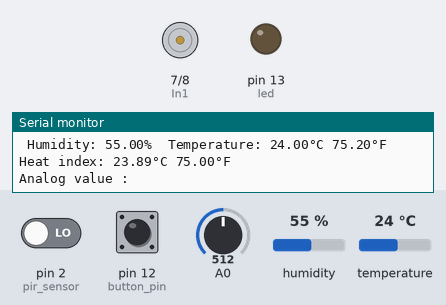
Recording of a sketch running on a simulated Arduino Uno, built with avr-gcc and run on an emulated ATmega328P. Parts: motor-driver pin pairs drawn as motors (green arrow = first pin HIGH = forward, orange = second pin HIGH = backward, longer = more drive, scaled by the enable pin), output pins drawn as LEDs (lit = HIGH), the last lines printed to the serial monitor. The inputs (shaded band) are chosen by the test bench; at power-on: pin 12 (button_pin) LOW, temperature 24 °C, A0 = 512, humidity 55 %, pin 2 (pir_sensor) LOW.

Above: at 1.2 s.
1.3 s: pin 12 (button_pin) pulled HIGH for 1 s
At 2.8 s:
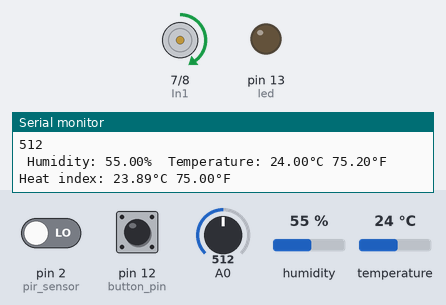
4.8 s: temperature set to 33 °C
10.9 s: pin 12 (button_pin) pulled HIGH for 0.15 s
At 12.1 s:
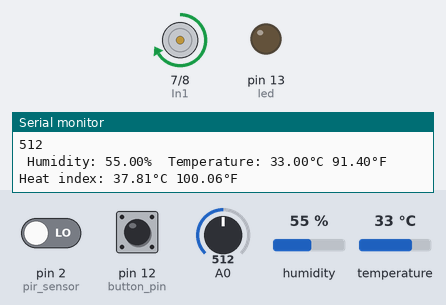
12.5 s: A0 set to 105
18.6 s: A0 set to 90
24.7 s: humidity set to 22 %
Timing chart, 0 to 27.7 s (numbered marks = the images above; inputs shaded):
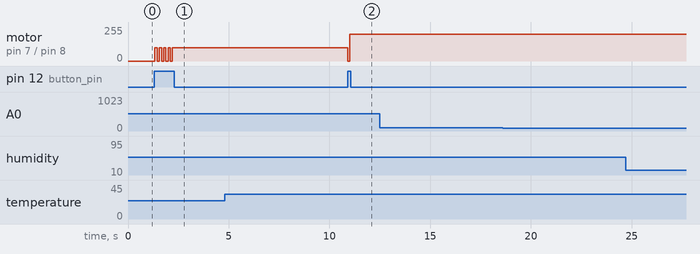

The sketch:

SmartOffice2.ino
```cpp
#include "DHT.h"
#define DHTPIN 4
#define DHTTYPE DHT11   // DHT 11
#define button_pin 12

int led = 13;                // the pin that the LED is atteched to
int pir_sensor = 2;              // the pin that the pir sensor is atteched to
int state = LOW;             // by default, no motion detected
int val = 0;                 // variable to store the sensor status (value)
int stanje = 0;
int blue = 10;
int green = 11;

int In1 = 7;
int In2=8;
int ENA=5;
int SPEED = 100;
int value;
int button_stanje = 0;
int button_value=0;

DHT dht(DHTPIN, DHTTYPE);

void setup() {
  Serial.begin(9600);
  Serial.println(F("DHT11 test!"));
  pinMode(In1, OUTPUT);
  pinMode(In2, OUTPUT);
  pinMode (ENA, OUTPUT);
  pinMode(led, OUTPUT);      // initalize LED as an output
  pinMode(pir_sensor, INPUT);    // initialize sensor as an input
  dht.begin();
}

void loop () {

float h = dht.readHumidity();        // read humidity
float t = dht.readTemperature();     // read temperature
float f = dht.readTemperature(true);

if (isnan(h) || isnan(t) || isnan(f)) {
    Serial.println(F("Failed to read from DHT sensor!"));
    return;
}

float hif = dht.computeHeatIndex(f, h);
float hic = dht.computeHeatIndex(t, h, false);

Serial.print(F(" Humidity: "));
Serial.print(h);
Serial.print(F("%  Temperature: "));
Serial.print(t);
Serial.print(F("°C "));
Serial.print(f);
Serial.print(F("°F  Heat index: "));
Serial.print(hic);
Serial.print(F("°C "));
Serial.print(hif);
Serial.println(F("°F"));

button_value = digitalRead(button_pin);
if(button_value== HIGH && button_stanje == 0) {
if (t > 30)
{
  digitalWrite(In1, HIGH);
  analogWrite(ENA, 200);
}
else if (t<15){
        digitalWrite(In1, LOW);
        analogWrite(ENA, 0);
        digitalWrite(blue, HIGH);
        digitalWrite(green, LOW);
  }
else
{
     digitalWrite(In1, HIGH);
     analogWrite(ENA, 100);
     digitalWrite(green, HIGH);
     digitalWrite(blue, LOW);
     // digitalWrite(red, LOW);
}
button_stanje = 1;
}
else if (button_value == HIGH && button_stanje == 1){
  digitalWrite(In1, LOW);
  digitalWrite(In2, LOW);
  analogWrite(ENA,0);
  button_stanje = 0;
  digitalWrite(green, LOW);
  digitalWrite(blue, LOW);
  }

 int photores = analogRead(A0);
 Serial.println("Analog value : ");
 Serial.println(photores);
 val = digitalRead(pir_sensor);   // read sensor value
 if (val == HIGH && stanje==0 && photores < 25) {           // check if the sensor is HIGH
    digitalWrite(led, HIGH);   // turn LED ON
    delay(100);                // delay 100 milliseconds
    stanje=1;
    if (state == LOW) {
      Serial.println("Motion detected!");
      state = HIGH;       // update variable state to HIGH
    }
  }
else if (photores > 25 && stanje == 1){
      digitalWrite(led, LOW); // turn LED OFF
      delay(200);             // delay 200 milliseconds
     stanje = 0;
      if (state == HIGH){
        Serial.println("Motion stopped!");
        state = LOW;       // update variable state to LOW
    }
  }
}
```

Measured:
- after the input at 1.3 s, motor on pin 7 (In1) / pin 8 (In2): alternates forward 100/255 for 0.11 s and stopped for 0.11 s, 9 changes in all, then stays forward 100/255, starting at once
- after the input at 10.9 s, motor on pin 7 (In1) / pin 8 (In2): forward 100/255 → stopped at once, → forward 200/255 0.11 s later
